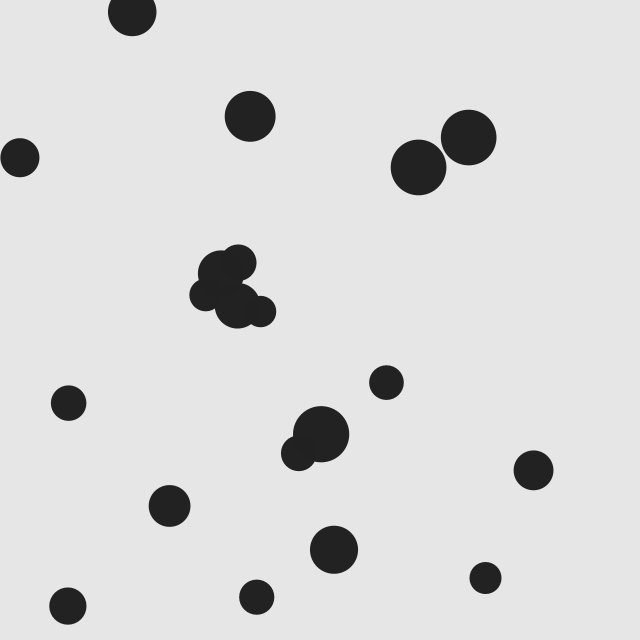
Frame 1 (no input)
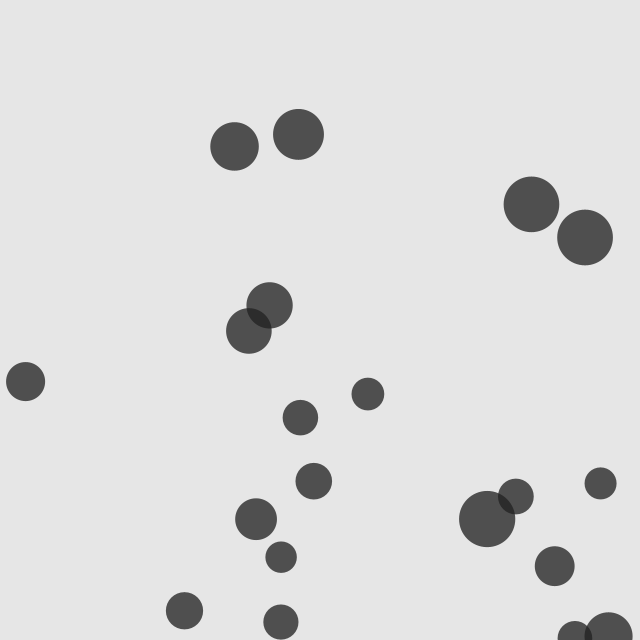
Frame 60 (the mouse pressed at the canvas centre just before this capture)
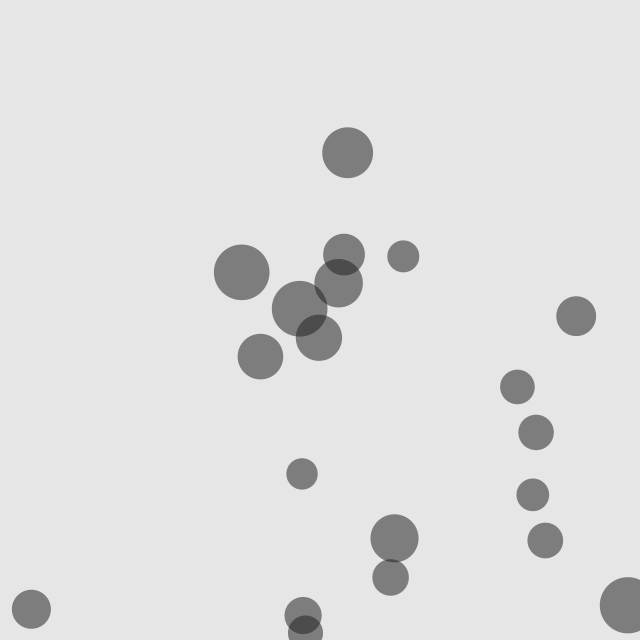
Frame 120 (the mouse held since frame 60 and released just before this capture)

The Processing sketch that drew these frames (run headless with seeded random() and noise(); from frame 60 on, the mouse is pressed at the canvas centre):

// Processing sketch: sketch_03_system
// ── sketch_03_system.pde
int total = 20;
ArrayList<Particle> plist = new ArrayList<Particle>();

Particle particle[];
void setup() {              // Setup functioni
  size(640, 640);          // Create draw window
  background(230);  // Set background color

  for (int i = 0; i <total; i++) {
    plist.add(new Particle(new PVector(random(width), random(height))));
  }
}

void draw() {                 // Looping function
  background(230);           // Redraw background

  for(int i = plist.size()-1; i>=0;i--){
    Particle p = (Particle) plist.get(i);
    p.run();
    if(p.isDead()){
      plist.remove(i);
    }
  }


}

void mouseMoved(){
  plist.add(new Particle(new PVector(mouseX,mouseY)));
}
// ── Particle.pde
class Particle {
  // Now each variable is only available locally
  PVector location;        // Ball Location
  PVector velocity;    // bounce speed
  int lifespan = 255;
  float radius;


  Particle(PVector location_) {
    location = location_;
    velocity = new PVector(random(5), random(5));    // changing bounce speed to a vector
    radius = random(30, 60);
  }

  void update() {
    location.add(velocity);    // vector math
    lifespan--;
  }

  void checkEdges() {
    // Check ball location & change ball velocity

    if (location.x > width || location.x < 0) {
      velocity.x *= -1;
    }
    if (location.y > height || location.y < 0) {
      velocity.y *= -1;
    }
  }



  boolean isDead() {
    if (lifespan<0.0) {
      println("hey youre dead!");
      return true;
    } else {
      return false;
    }
  }



  void display() {

    noStroke();                 // Style Ball
    fill(33, lifespan);

    ellipse(location.x, location.y, radius, radius);    // Draw ball;
  }

  void run() {    // this keyword refers to the current object
    this.update();
    this.checkEdges();
    this.display();
  }
}
